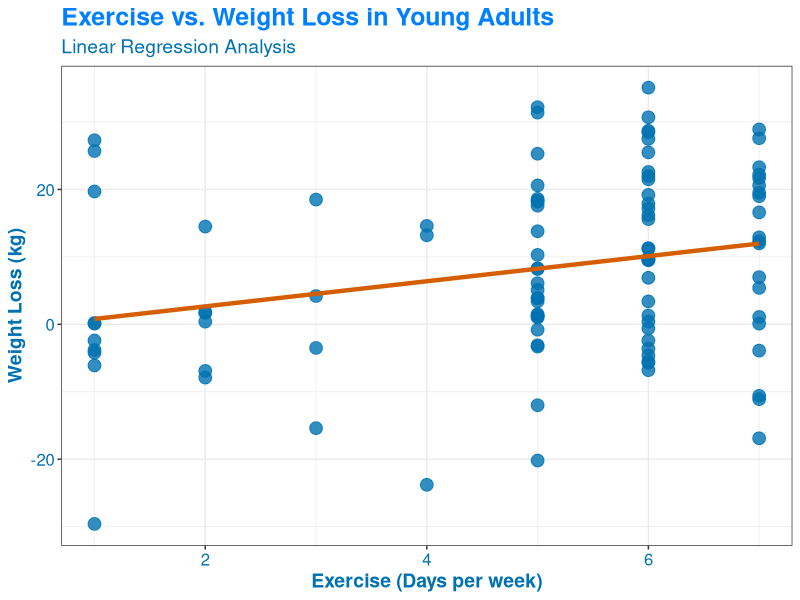

Source code (R):
# Install packages
install.packages(c("ggplot2", "tidyverse"))

# Call the packages
library(ggplot2)
library(tidyverse)

# Import the data
data <- read.csv("data.csv")

# Calculate Weight_loss as Starting_weight - Current_weight
data$Weight_loss <- data$Starting_weight - data$Current_weight

# Calculate descriptive statistics
exercise_mean <- mean(data$Exercise)
exercise_sd <- sd(data$Exercise)

inweight_mean<-mean(data$Starting_weight)
inweight_sd<-sd(data$Starting_weight)

curweight_mean<-mean(data$Current_weight)
curweight_sd<-sd(data$Current_weight)

weight_loss_mean <- mean(data$Weight_loss)
weight_loss_sd <- sd(data$Weight_loss)

# Create a scatterplot of exercise vs. weight loss
ggplot(data, aes(x = Exercise, y = Weight_loss)) +
  geom_point(size = 4, alpha = 0.8, color = "#0072B2") +
  geom_smooth(method = "lm", se = FALSE, color = "#D55E00", size = 1.5) +
  labs(x = "Exercise (Days per week)", y = "Weight Loss (kg)", title = "Exercise vs. Weight Loss in Young Adults",
       subtitle = "Linear Regression Analysis") +
  theme_bw() +
  theme(plot.title = element_text(color = "#007FFF", size = 18, face = "bold"),
        plot.subtitle = element_text(color = "#0072B2", size = 14),
        axis.title.x = element_text(color = "#0072B2", size = 14, face = "bold"),
        axis.title.y = element_text(color = "#0072B2", size = 14, face = "bold"),
        axis.text = element_text(color = "#0072B2", size = 12),
        legend.title = element_blank(),
        legend.text = element_text(color = "#0072B2", size = 12))
# Calculate correlation between exercise and weight loss
correlation <- cor(data$Exercise, data$Weight_loss)

# Perform linear regression analysis
fit <- lm(Weight_loss ~ Exercise, data = data)
summary(fit)

# Print descriptive statistics and correlation
cat("\n","Exercise(Days/week) :-","\n", "Mean:", exercise_mean, "\b",",",
"Standard Deviation:", exercise_sd, "\n",

"\n","Starting Weight(in kg) :- ","\n", "Mean:", inweight_mean, "\b",",",
    "Standard Deviation:", inweight_sd, "\n",

"\n","Final Weight(in kg) :-","\n", "Mean:", curweight_mean, "\b",",",
"Standard Deviation:", curweight_sd, "\n",


"\n","Weight loss(in kg) :-","\n", "Mean:", weight_loss_mean, "\b",",",
"Standard Deviation:", weight_loss_sd, "\n",

"\n","Correlation between exercise and weight loss:", correlation, "\n")
